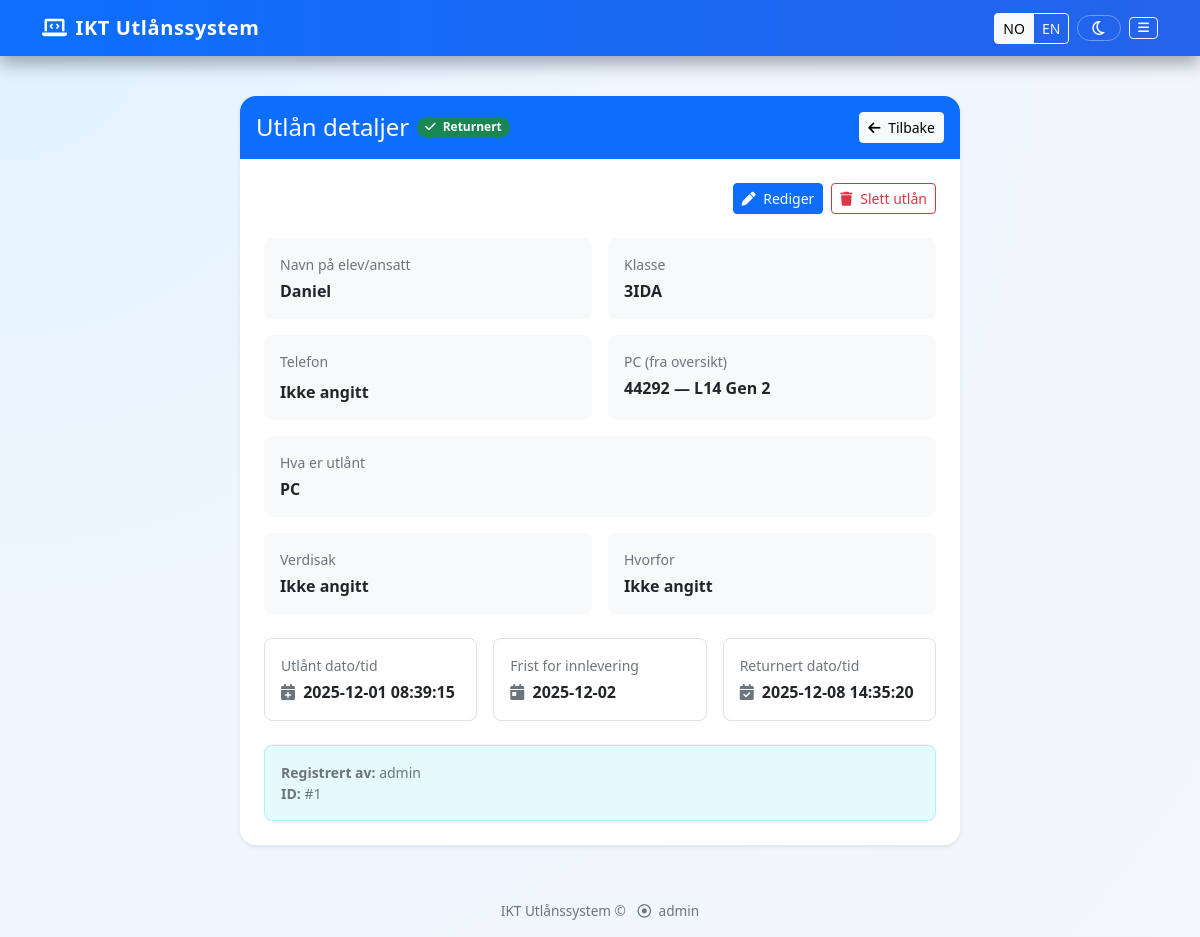
Page /loan/1 (signed in) on the committed database.
### app.py (models this page shows, shortened)
class Loan(db.Model):
    __tablename__ = "loan"
    id = db.Column(db.Integer, primary_key=True)
    borrower_name = db.Column(db.String(100), nullable=False)
    borrower_phone = db.Column(db.String(30))
    class_info = db.Column(db.String(50))
    item = db.Column(db.String(100), nullable=False)
    reason = db.Column(db.String(200))
    checkout_date = db.Column(db.DateTime, default=datetime.utcnow)
    value = db.Column(db.String(100))
    due_date = db.Column(db.DateTime, nullable=True)
    return_date = db.Column(db.DateTime, nullable=True)
    user_id = db.Column(db.Integer, db.ForeignKey('user.id'), nullable=False)
    is_returned = db.Column(db.Boolean, default=False)
    pc_id = db.Column(db.Integer, db.ForeignKey('pc.id'), nullable=True)
    pc = db.relationship('PC', backref='loans')

class PC(db.Model):
    __tablename__ = "pc"  # stabilt tabellnavn
    id = db.Column(db.Integer, primary_key=True)
    ok_number = db.Column(db.String(50), unique=True, nullable=False)
    model_type = db.Column(db.String(100), nullable=False)
    notes = db.Column(db.String(200))

class User(db.Model):
    id = db.Column(db.Integer, primary_key=True)
    username = db.Column(db.String(100), unique=True, nullable=False)
    password_hash = db.Column(db.String(200), nullable=False)
    is_admin = db.Column(db.Boolean, default=False)
    loans = db.relationship('Loan', backref='user', lazy=True)

### app.py (the view)
@app.route('/loan/<int:loan_id>')
@login_required
def loan_detail(loan_id):
    loan = Loan.query.get_or_404(loan_id)
    loan.checkout_date_local = utc_to_local(loan.checkout_date)
    loan.return_date_local = utc_to_local(loan.return_date)
    is_admin = session.get('is_admin', False)
    is_owner = loan.user_id == session.get('user_id')
    if not is_admin and not is_owner:
        flash('Du har ikke tilgang til å se dette utlånet.', 'danger')
        return redirect(url_for('dashboard'))
    return render_template(
        'loan_detail.html',
        loan=loan,
        is_admin=is_admin,
        is_owner=is_owner
    )

### app.py (called while the page is built)
def translate(text: str) -> str:
    lang = session.get("lang", "no")
    if lang == "en":
        return translations.get("en", {}).get(text, text)
    return text

def translate_item(text: str) -> str:
    if not text:
        return text
    lang = session.get("lang", "no")
    if lang == "en":
        return item_translations_en.get(text, text)
    return text

def translate_class(text: str) -> str:
    if not text:
        return text
    lang = session.get("lang", "no")
    if lang == "en":
        return class_translations_en.get(text, text)
    return text

def utc_to_local(utc_dt):
    if utc_dt is None:
        return None
    if OSLO_TZ is None:
        return utc_dt
    local_tz = OSLO_TZ
    if utc_dt.tzinfo is None:
        utc_dt = utc_dt.replace(tzinfo=UTC_TZ)
    return utc_dt.astimezone(local_tz)

def login_required(f):
    @wraps(f)
    def wrap(*args, **kwargs):
        if 'user_id' not in session:
            flash('Du må logge inn først.', 'danger')
            return redirect(url_for('login'))
        return f(*args, **kwargs)
    return wrap

@app.context_processor
def inject_admin_flag():
    return {
        "is_admin": session.get("is_admin", False),
        "t": translate,
        "item_t": translate_item,
        "class_t": translate_class,  # 👈 use this in templates for loan.class_info
        "current_lang": session.get("lang", "no"),
    }

### templates/loan_detail.html (shortened to what this page needs)
{% extends 'base.html' %}
{% block content %}
<div class="container py-3">
  <div class="row justify-content-center">
    <div class="col-lg-9 col-xl-8">
      <div class="card shadow-sm border-0">
        <div class="card-header bg-primary text-white p-3 border-0 rounded-top">
          <div class="d-flex flex-column flex-md-row justify-content-between align-items-md-center gap-2">
            <div class="d-flex align-items-center gap-2">
              <h4 class="mb-0">{{ t('Utlån detaljer') }}</h4>
              {% if loan.is_returned %}
              <span class="badge rounded-pill bg-success">
                <i class="fas fa-check me-1"></i> {{ t('Returnert') }}
              </span>
              {% else %}
              <span class="badge rounded-pill bg-warning text-dark">
                <i class="fas fa-clock me-1"></i> {{ t('Aktiv') }}
              </span>
              {% endif %}
            </div>
            <div class="d-flex gap-2">
              <a href="{{ url_for('dashboard') }}" class="btn btn-light btn-sm">
                <i class="fas fa-arrow-left me-1"></i> {{ t('Tilbake') }}
              </a>
            </div>
          </div>
        </div>
        <div class="card-body p-4">
          <div class="d-flex flex-wrap justify-content-end gap-2 mb-4">
            {% if (is_admin or is_owner) %}
            <a href="{{ url_for('edit_loan', loan_id=loan.id) }}" class="btn btn-primary btn-sm">
              <i class="fas fa-pen me-1"></i> {{ t('Rediger') }}
            </a>
            {% endif %}
            {% if is_admin %}
            <form method="post" action="{{ url_for('delete_loan', loan_id=loan.id) }}" class="d-inline"
              onsubmit="return confirm('{{ t('Er du sikker på at du vil slette dette utlånet? Denne handlingen kan ikke angres.') }}');">
              <button type="submit" class="btn btn-outline-danger btn-sm">
                <i class="fas fa-trash me-1"></i> {{ t('Slett utlån') }}
              </button>
            </form>
            {% endif %}
          </div>
          <div class="row g-3">
            <div class="col-md-6">
              <div class="p-3 bg-light rounded-3 h-100">
                <div class="text-muted small mb-1">{{ t('Navn på elev/ansatt') }}</div>
                <div class="fw-semibold">{{ loan.borrower_name }}</div>
              </div>
            </div>
            <div class="col-md-6">
              <div class="p-3 bg-light rounded-3 h-100">
                <div class="text-muted small mb-1">{{ t('Klasse') }}</div>
                <div class="fw-semibold">
                  {% if loan.class_info %}
                  {{ class_t(loan.class_info) }}
                  {% else %}
                  {{ t('Ikke angitt') }}
                  {% endif %}
                </div>
              </div>
            </div>
            <div class="col-md-6">
              <div class="p-3 bg-light rounded-3 h-100">
                <div class="text-muted small mb-2">{{ t('Telefon') }}</div>
                {% if loan.borrower_phone %}
                <div class="d-flex align-items-center justify-content-between border rounded-3 bg-white px-3 py-2">
                  <a href="tel:{{ loan.borrower_phone }}" class="text-decoration-none fw-semibold">
                    <i class="fa-solid fa-phone me-2 text-success"></i>{{ loan.borrower_phone }}
                  </a>
                  <button type="button" class="btn btn-sm btn-outline-secondary" id="copyPhoneBtn"
                    title="Kopier nummer">
                    <i class="fa-regular fa-copy"></i>
                  </button>
                </div>
                <div class="text-muted small mt-1">
                  {{ t('Klikk nummeret for å ringe.') }}
                </div>
                {% else %}
                <div class="fw-semibold">{{ t('Ikke angitt') }}</div>
                {% endif %}
              </div>
            </div>
            {% if loan.pc %}
            <div class="col-md-6">
              <div class="p-3 bg-light rounded-3 h-100">
                <div class="text-muted small mb-1">{{ t('PC (fra oversikt)') }}</div>
                <div class="fw-semibold">
                  {{ loan.pc.ok_number }} — {{ loan.pc.model_type }}
                </div>
              </div>
            </div>
            {% endif %}
            <div class="col-12">
              <div class="p-3 bg-light rounded-3">
                <div class="text-muted small mb-1">{{ t('Hva er utlånt') }}</div>
                <div class="fw-semibold">{{ item_t(loan.item) }}</div>
              </div>
            </div>
            <div class="col-md-6">
              <div class="p-3 bg-light rounded-3 h-100">
                <div class="text-muted small mb-1">{{ t('Verdisak') }}</div>
                <div class="fw-semibold">{{ loan.value or t('Ikke angitt') }}</div>
              </div>
            </div>
            <div class="col-md-6">
              <div class="p-3 bg-light rounded-3 h-100">
                <div class="text-muted small mb-1">{{ t('Hvorfor') }}</div>
                <div class="fw-semibold">{{ loan.reason or t('Ikke angitt') }}</div>
              </div>
            </div>
          </div>
          <div class="row g-3 mt-2">
            <div class="col-md-4">
              <div class="p-3 border rounded-3 h-100">
                <div class="text-muted small mb-1">{{ t('Utlånt dato/tid') }}</div>
                <div class="fw-semibold">
                  <i class="fas fa-calendar-plus me-1 text-muted"></i>
                  {{ loan.checkout_date_local.strftime('%Y-%m-%d %H:%M:%S') }}
                </div>
              </div>
            </div>
            <div class="col-md-4">
              <div class="p-3 border rounded-3 h-100">
                <div class="text-muted small mb-1">{{ t('Frist for innlevering') }}</div>
                <div class="fw-semibold">
                  <i class="fas fa-calendar-day me-1 text-muted"></i>
                  {% if loan.due_date %}
                  {{ loan.due_date.strftime('%Y-%m-%d') }}
                  {% else %}
                  {{ t('Ikke angitt') }}
                  {% endif %}
                </div>
              </div>
            </div>
            <div class="col-md-4">
              <div class="p-3 border rounded-3 h-100">
                <div class="text-muted small mb-1">{{ t('Returnert dato/tid') }}</div>
                <div class="fw-semibold">
                  <i class="fas fa-calendar-check me-1 text-muted"></i>
                  {% if loan.return_date %}
                  {{ loan.return_date_local.strftime('%Y-%m-%d %H:%M:%S') }}
                  {% else %}
                  {{ t('Ikke returnert ennå') }}
                  {% endif %}
                </div>
              </div>
            </div>
          </div>
          <div class="mt-4 p-3 bg-info bg-opacity-10 border border-info border-opacity-25 rounded-3">
            <div class="small text-muted">
              <div><strong>{{ t('Registrert av:') }}</strong> {{ loan.user.username }}</div>
              <div><strong>ID:</strong> #{{ loan.id }}</div>
            </div>
          </div>
        </div>
      </div>
    </div>
  </div>
</div>
{% endblock %}

### templates/base.html (shortened to what this page needs)
<!DOCTYPE html>
<html lang="{{ 'en' if current_lang == 'en' else 'nb' }}">
<head>
    <link href="https://cdn.jsdelivr.net/npm/bootstrap@5.3.0-alpha1/dist/css/bootstrap.min.css" rel="stylesheet">
    <link rel="stylesheet" href="https://cdnjs.cloudflare.com/ajax/libs/font-awesome/6.0.0/css/all.min.css">
</head>
<body>
    <nav class="navbar navbar-dark fixed-top">
        <div class="container d-flex justify-content-between align-items-center">
            <a class="navbar-brand d-flex align-items-center gap-2"
                href="{{ url_for('dashboard') if session.get('user_id') else url_for('login') }}">
                <i class="fa-solid fa-laptop-code"></i>
                <span>{{ t('IKT Utlånssystem') }}</span>
            </a>
            <div class="d-flex align-items-center gap-2">
                <div class="btn-group">
                    <a href="{{ url_for('set_language', lang_code='no') }}"
                        class="btn btn-sm btn-outline-light {% if current_lang in ['no', 'nb'] %}active{% endif %}"
                        title="{{ t('Bytt til norsk') }}">
                        NO
                    </a>
                    <a href="{{ url_for('set_language', lang_code='en') }}"
                        class="btn btn-sm btn-outline-light {% if current_lang == 'en' %}active{% endif %}"
                        title="{{ t('Switch to English') }}">
                        EN
                    </a>
                </div>
                {% if session.user_id %}
                <button id="themeToggle" type="button" class="btn btn-sm btn-outline-light theme-toggle-btn btn-icon">
                    <i class="fa-regular fa-moon" id="themeIcon"></i>
                </button>
                <button class="btn btn-sm btn-outline-light btn-icon" type="button" data-bs-toggle="offcanvas"
                    data-bs-target="#mainMenu" aria-controls="mainMenu">
                    <i class="fa-solid fa-bars"></i>
                </button>
                {% endif %}
            </div>
        </div>
    </nav>
    <div class="content container py-4">
        {% block content %}{% endblock %}
    </div>
    <footer class="text-center">
        <div class="container">
            <p class="mb-0">
                {{ t('IKT Utlånssystem') }} &copy;
                <span class="text-muted ms-2">
                    <i class="fa-regular fa-circle-dot me-1"></i> {{ session.username or "" }}
                </span>
            </p>
        </div>
    </footer>
</body>
</html>

### templates/base.html (style rules this page uses)
:root { --bg-body: #f3f6fb; --bg-card: #ffffff; --bg-navbar: #0d6efd; --text-main: #212529; --text-muted: #6c757d; --border-soft: #e1e4eb; --shadow-soft: 0 0.25rem 0.75rem rgba(15, 23, 42, 0.12); --table-stripe: #f9fbff; }
body { padding-top: 56px; min-height: 100vh; display: flex; flex-direction: column; background: radial-gradient(circle at top left, #e0f2fe, #eff6ff 40%, var(--bg-body) 100%); color: var(--text-main); transition: background 0.35s ease, color 0.35s ease; }
.content { flex: 1; padding-top: 1rem; padding-bottom: 2rem; }
footer { margin-top: auto; padding: 1rem 0; background-color: transparent; color: var(--text-muted); font-size: 0.85rem; }
.card { background-color: var(--bg-card); border: 1px solid var(--border-soft); box-shadow: var(--shadow-soft); border-radius: 1rem; transition: transform 0.15s ease, box-shadow 0.15s ease, background-color 0.35s ease, border-color 0.35s ease; }
.card-header { border-radius: 1rem 1rem 0 0 !important; }
.navbar { background: linear-gradient(90deg, var(--bg-navbar), #2563eb) !important; box-shadow: 0 0.5rem 1rem rgba(15, 23, 42, 0.35); }
.navbar-brand { font-weight: 700; letter-spacing: 0.03em; }
.btn-icon { display: inline-flex; align-items: center; justify-content: center; gap: 0.35rem; }
.btn-icon i { font-size: 0.9em; }
.theme-toggle-btn { border-radius: 999px !important; padding: 0.25rem 0.8rem; border: 1px solid rgba(255, 255, 255, 0.35) !important; backdrop-filter: blur(8px); }
.theme-toggle-btn i { font-size: 1rem; }
.text-muted { color: var(--text-muted) !important; }

### rows in the picture
Loan: borrower_name "Daniel", class_info "3IDA", item "PC", value "Ikke angitt", reason "Ikke angitt", due_date "2025-12-02", id "1"
PC: pc.ok_number "44292", pc.model_type "L14 Gen 2"
User: user.username "admin", username "admin"

### other values in the picture
{{ t('IKT Utlånssystem') }} "IKT Utlånssystem"
{{ t('Utlån detaljer') }} "Utlån detaljer"
{{ t('Returnert') }} "Returnert"
{{ t('Tilbake') }} "Tilbake"
{{ t('Rediger') }} "Rediger"
{{ t('Slett utlån') }} "Slett utlån"
{{ t('Navn på elev/ansatt') }} "Navn på elev/ansatt"
{{ t('Klasse') }} "Klasse"
{{ t('Telefon') }} "Telefon"
{{ t('Ikke angitt') }} "Ikke angitt"
{{ t('PC (fra oversikt)') }} "PC (fra oversikt)"
{{ t('Hva er utlånt') }} "Hva er utlånt"
{{ t('Verdisak') }} "Verdisak"
{{ t('Hvorfor') }} "Hvorfor"
{{ t('Utlånt dato/tid') }} "Utlånt dato/tid"
